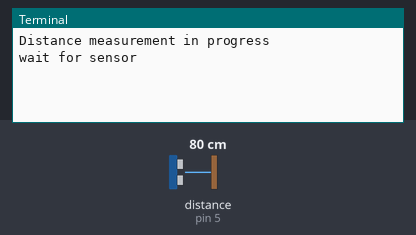
The program below on a simulated Raspberry Pi (header pin numbers). Shown: the last lines printed to the terminal. The test bench sets the inputs (shaded band); at power-on: distance to the obstacle (sensor on pin 5) 80 cm. The echo pulse lasts 58.3 µs per cm; the clock reads 2024-03-15 10:24:30 at power-on unless the program sets it.

Above: at 1.2 s.
1.3 s: distance to the obstacle (sensor on pin 5) set to 2 cm
At 3.1 s:
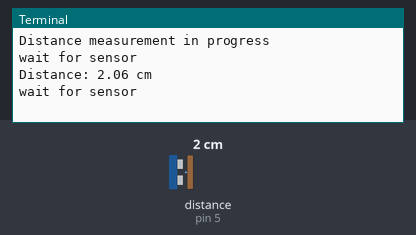
5.5 s: distance to the obstacle (sensor on pin 5) set to 4 cm
At 7.5 s:
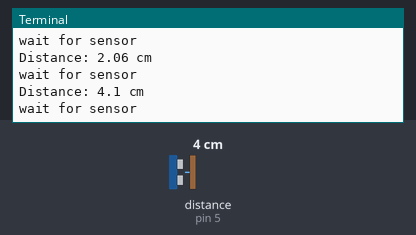

Measured:
- after the input at 1.3 s, the terminal: prints a new line after 0.70 s (image 1)
- after the input at 5.5 s, the terminal: prints a new line after 0.50 s (image 2)

The program:

ultrasonic.py
```python
import RPi.GPIO as GPIO
import time
GPIO.setmode(GPIO.BOARD)
GPIO.setwarnings(False)

TRIG = 3
ECHO = 5

print("Distance measurement in progress")

GPIO.setup(TRIG,GPIO.OUT)
GPIO.setup(ECHO,GPIO.IN)
pulse_start=0
pulse_end=0
while True:
    GPIO.output(TRIG,GPIO.LOW)
    print("wait for sensor")
    time.sleep(2)
    GPIO.output(TRIG,GPIO.HIGH)
    time.sleep(0.00001)
    GPIO.output(TRIG,GPIO.LOW)

    while GPIO.input(ECHO)==0:
        pulse_start = time.time()
    while GPIO.input(ECHO)==1:
        pulse_end = time.time()

    pulse_dur = pulse_end - pulse_start

    distance = pulse_dur * 17150
    distance = round(distance, 2)
    print(f"Distance: {distance} cm")
GPIO.cleanup()
```
